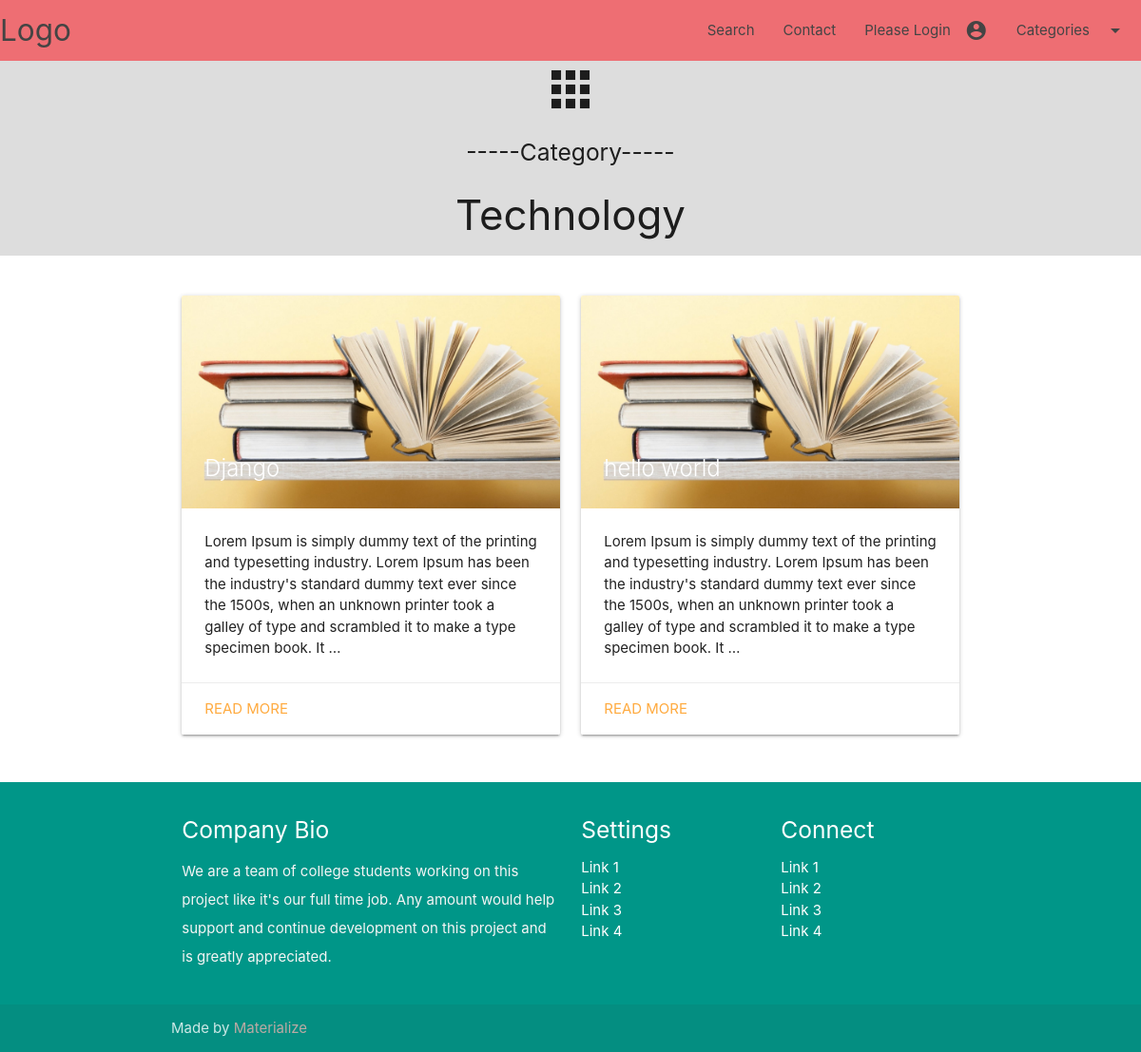
Page /categories/shoes on the committed database.
### blog/models.py (models this page shows, shortened)
class Post(models.Model):
	title = models.CharField(max_length=255, verbose_name='Title')
	slug = models.SlugField(unique=True)
	status = models.CharField(choices=STATUS_CHOICES, default='draft', max_length=10,verbose_name='Status')
	publication_date = models.DateTimeField(verbose_name='Created')
	category = models.ForeignKey(Category, on_delete=models.CASCADE, verbose_name='Category')
	picture = models.ImageField(upload_to='uploads/%Y/%m/%d', blank=True, null=True, verbose_name='Picture')
	content =RichTextUploadingField(verbose_name='Content')
	author = models.CharField(max_length=30, default='Anonymous', verbose_name='Created by')
	tags = models.ManyToManyField(Tag)
	likes = models.IntegerField(default=0)
	class Meta:
		verbose_name='Post'
		verbose_name_plural = 'Posts'
	def get_absolute_url(self):
		return reverse('articledetails', args=[self.slug])

### blog/views.py (the view)
# urls.py: path('categories/<slug:category_slug>', category, name='categories'),
def category(request, category_slug):
    articles = Post.objects.filter(status='published').order_by('-publication_date')
    categories = Category.objects.all()
    if category_slug:
        category = get_object_or_404(Category, slug=category_slug)
        articles = articles.filter(category=category)
    template = loader.get_template('category.html')
    context = {
        'articles': articles,
        'categories': categories
    }
    return HttpResponse(template.render(context, request))

### blog/models.py (called while the page is built)
	def get_absolute_url(self):
		return reverse('categories', args=[self.slug])

### artical/templates/category.html
{% extends 'base.html' %}
{% load static %}
{% block banner %}
 <div class="row">
        <div style="background-color: #ddd;" class="col s12 m12 center-align">
          <i class="material-icons medium">apps</i>
          <h5>-----Category-----</h5>
          <h3>Technology</h3>
        </div>
 </div>
{% endblock %}
{% block content %}
  <div class="row">
  {% for article in articles %}
      <div class="col s12 m6">
      <div class="card">
        <div class="card-image">
        {% if article.picture %}
          <a href="{{ article.get_absolute_url }}"><img src="{{ article.picture.url }}"></a>
          <a href="{{ article.get_absolute_url }}"><span class="card-title">{{ article.title }}</span></a>
        {% else %}
          <img src="{% static 'img/default-thumbnail.jpg' %}">
        {% endif %}
        </div>
        <div class="card-content">
          {{ article.content|truncatechars:250  }}
        </div>
        <div class="card-action">
          <a href="{{ article.get_absolute_url }}">Read more</a>
        </div>
      </div>
    </div>
  {% endfor %}
    </div>
{% endblock %}

### rows in the picture
Post: picture (picture), title "Django", content "Lorem Ipsum is simply dummy text of the printing and typesetting industry. Lorem Ipsum has been the industry's standard dummy text ever since the 1500s, when an unknown printer took a galley of type and scrambled it to make a type specimen book. It …"
Post: picture (picture), title "hello world", content "Lorem Ipsum is simply dummy text of the printing and typesetting industry. Lorem Ipsum has been the industry's standard dummy text ever since the 1500s, when an unknown printer took a galley of type and scrambled it to make a type specimen book. It …"
